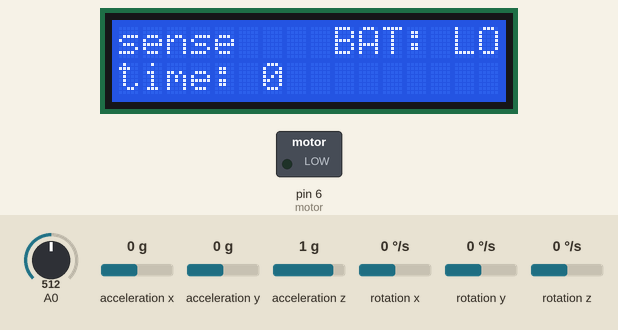
This sketch was run on a simulated Arduino Uno, built with avr-gcc and run on an emulated ATmega328P. Shown: 16×2 character LCD, switched loads named in the sketch (green lamp = pin HIGH). Wiring (inferred from the names in the program): MPU-6050 motion sensor at I2C address 0x68. The inputs (shaded band) are chosen by the test bench; at power-on: A0 = 512, acceleration x 0 g, acceleration y 0 g, acceleration z 1 g, rotation x 0 °/s, rotation y 0 °/s, rotation z 0 °/s. What the sketch prints to the serial monitor is not drawn.

Above: at 20.8 s.
Timing chart, 0 to 22.3 s (numbered marks = the images above):
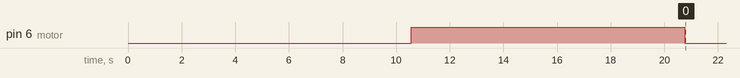

Measured:
- by itself, pin 6 (motor): HIGH → LOW at 20.8 s

The sketch:

MPU.ino
```cpp
#include <Wire.h>           // Communication with MPU6050
#include <LiquidCrystal.h>  // Operation of LCD
const int BTN_PIN = 1;      // For mode button
const int MPU = 0x68;       // MPU6050 I2C address
float AccX, AccY, AccZ;     // Raw accelerometer data
float GyroX, GyroY, GyroZ;  // Raw gyroscope data
float accAngleX, accAngleY; // Calculated accelerometer angles
float gyroAngleX, gyroAngleY, gyroAngleZ;  // Calculated gyroscope angles
float roll, pitch;


unsigned long elapsedTime = 0;
unsigned long currentTime = 0;
unsigned long previousTime = 0;
unsigned long devTime = 0;  // time deviated from baseline

bool mode = true;           // true == sensing mode; false == pause mode
bool bat = true;            // true == battery high; false == battery low, must switch
bool dev = false;           // true == deviating from good posture; false = posture is good
float AccErrorX, AccErrorY, GyroErrorX, GyroErrorY, GyroErrorZ;
int c = 0;


float cal_roll = 0.0;       // calibrated roll value
float cal_pitch = 0.0;      // calibrated pitch value
// gives maximum deviation allowed
float offset_roll = 0.0;
float offset_pitch = 0.0;

// initialize the library by associating any needed LCD interface pin
// with the arduino pin number it is connected to
const int rs = 12, en = 11, d4 = 5, d5 = 4, d6 = 3, d7 = 2;
LiquidCrystal lcd(rs, en, d4, d5, d6, d7);

// output pin for haptic motor
const int motor = 6;


void setup() {
  Serial.begin(19200);
  pinMode(BTN_PIN, INPUT);           // Initialize mode button
  pinMode(motor, OUTPUT);            // Initialize haptic motor
  Wire.begin();                      // Initialize comunication
  Wire.beginTransmission(MPU);       // Start communication with MPU6050 // MPU=0x68
  Wire.write(0x6B);                  // Talk to the register 6B
  Wire.write(0x00);                  // Make reset - place a 0 into the 6B register
  Wire.endTransmission(true);        //end the transmission

  /*
  // Configure Accelerometer Sensitivity - Full Scale Range (default +/- 2g)
  Wire.beginTransmission(MPU);
  Wire.write(0x1C);                  //Talk to the ACCEL_CONFIG register (1C hex)
  Wire.write(0x10);                  //Set the register bits as 00010000 (+/- 8g full scale range)
  Wire.endTransmission(true);
  // Configure Gyro Sensitivity - Full Scale Range (default +/- 250deg/s)
  Wire.beginTransmission(MPU);
  Wire.write(0x1B);                   // Talk to the GYRO_CONFIG register (1B hex)
  Wire.write(0x10);                   // Set the register bits as 00010000 (1000deg/s full scale)
  Wire.endTransmission(true);
  delay(20);
  */


  // Setup function to find IMU error
  // need to only run for one time
  calculate_IMU_error();


  // set up the LCD's number of columns and rows:
  lcd.begin(16, 2);

  // finds calibrated values
  calibrate();
  delay(20);
}


void loop() {

  checkMode();                // updates the current mode of device (pause/sense)
  checkBat();                 // checks the battery status
  LCD();                      // displays updated mode

  if(mode == false){          // if on pause mode, skips to bailout
    goto bailout;
  }

  read_acc();
  compare();                   // checks the position state of the user
  // if true, user is deviating from standard posure and the haptic motor will turn on
  if(dev){
    digitalWrite(motor, HIGH);
    delay(100);
    // updates time deviated from posture
    devTime = devTime + 100;
  }
  // turns off motor after alerting the user
  digitalWrite(motor, LOW);
  //updates LCD
  LCD();

  bailout:
  delay(10);                  // delays 10 ms and goes onto the next loop


}
void calculate_IMU_error() {

  // calculates the accelerometer and gyro data error. IMU should be placed flat
  // Read accelerometer values 200 times
  while (c < 200) {
    Wire.beginTransmission(MPU);
    Wire.write(0x3B);
    Wire.endTransmission(false);
    Wire.requestFrom(MPU, 6, true);
    AccX = (Wire.read() << 8 | Wire.read()) / 8192.0 ;
    AccY = (Wire.read() << 8 | Wire.read()) / 8192.0 ;
    AccZ = (Wire.read() << 8 | Wire.read()) / 8192.0 ;

    // Sum all readings
    // accAngleX and accAngleY should be 0, any deviations calculated is considered aas error
    AccErrorX = AccErrorX + ((atan((AccY) / sqrt(pow((AccX), 2) + pow((AccZ), 2))) * 180 / PI));
    AccErrorY = AccErrorY + ((atan(-1 * (AccX) / sqrt(pow((AccY), 2) + pow((AccZ), 2))) * 180 / PI));
    c++;
  }
  //Divide the sum by 200 to get the error value
  AccErrorX = AccErrorX / 200;
  AccErrorY = AccErrorY / 200;
  c = 0;
  // Read gyro values 200 times
  while (c < 200) {
    Wire.beginTransmission(MPU);
    Wire.write(0x43);
    Wire.endTransmission(false);
    Wire.requestFrom(MPU, 6, true);
    GyroX = Wire.read() << 8 | Wire.read();
    GyroY = Wire.read() << 8 | Wire.read();
    GyroZ = Wire.read() << 8 | Wire.read();

    // Sum all readings
    // All gyro readings should be 0 as well
    GyroErrorX = GyroErrorX + (GyroX / 131.0);
    GyroErrorY = GyroErrorY + (GyroY / 131.0);
    GyroErrorZ = GyroErrorZ + (GyroZ / 131.0);
    c++;
  }
  //Divide the sum by 200 to get the error value
  GyroErrorX = GyroErrorX / 200;
  GyroErrorY = GyroErrorY / 200;
  GyroErrorZ = GyroErrorZ / 200;


  // Print the error values on the Serial Monitor
  Serial.print("AccErrorX: ");
  Serial.println(AccErrorX);
  Serial.print("AccErrorY: ");
  Serial.println(AccErrorY);
  Serial.print("GyroErrorX: ");
  Serial.println(GyroErrorX);
  Serial.print("GyroErrorY: ");
  Serial.println(GyroErrorY);
  Serial.print("GyroErrorZ: ");
  Serial.println(GyroErrorZ);
}
void read_acc(){
  // === Read acceleromter data === //
  Wire.beginTransmission(MPU);                  // connects to MPU
  Wire.write(0x3B);                             // Start with register 0x3B (ACCEL_XOUT_H)
  Wire.endTransmission(false);                  // continues wire transmission
  Wire.requestFrom(MPU, 6, true);               // Read 6 registers total, each axis value is stored in 2 registers
  //+-2g requires division by 8192 according to the data sheet
  AccX = (Wire.read() << 8 | Wire.read()) / 8192.0; // X-axis value
  AccY = (Wire.read() << 8 | Wire.read()) / 8192.0; // Y-axis value
  AccZ = (Wire.read() << 8 | Wire.read()) / 8192.0; // Z-axis value
  // Calculating Roll and Pitch from the accelerometer data
  accAngleX = (atan(AccY / sqrt(pow(AccX, 2) + pow(AccZ, 2))) * 180 / PI) - 0.58;      // AccErrorX ~(0.58) See the calculate_IMU_error()custom function for more details
  accAngleY = (atan(-1 * AccX / sqrt(pow(AccY, 2) + pow(AccZ, 2))) * 180 / PI) + 1.58; // AccErrorY ~(-1.58)
  // === Read gyroscope data === //
  previousTime = currentTime;                        // Previous time is stored before the actual time read
  currentTime = millis();                            // Current time actual time read
  elapsedTime = (currentTime - previousTime) / 1000; // Divide by 1000 to get seconds
  Wire.beginTransmission(MPU);                  // connects to MPU
  Wire.write(0x43);                             // Gyro data first register address 0x43
  Wire.endTransmission(false);                  // continues wire transmission
  Wire.requestFrom(MPU, 6, true);               // Read 6 registers total, each axis value is stored in 2 registers
  GyroX = (Wire.read() << 8 | Wire.read()) / 131.0; // For a 250deg/s range divide first the raw value by 131.0, according to the datasheet
  GyroY = (Wire.read() << 8 | Wire.read()) / 131.0;
  GyroZ = (Wire.read() << 8 | Wire.read()) / 131.0;
  // Correct the outputs with the calculated error values
  GyroX = GyroX + 0.56; // GyroErrorX ~(-0.56)
  GyroY = GyroY - 2; // GyroErrorY ~(2)
  GyroZ = GyroZ + 0.79; // GyroErrorZ ~ (-0.8)

  // current units are in deg/s. Multiply by seconds to get degrees
  gyroAngleX = gyroAngleX + GyroX * elapsedTime; // deg/s * s = deg
  gyroAngleY = gyroAngleY + GyroY * elapsedTime;

  // Complementary filter - combine acceleromter and gyro angle values
  // Gyroscope is more accurate but tend to deviate over time, accelerometer makes sures time error takes longer to build up
  gyroAngleX = 0.96 * gyroAngleX + 0.04 * accAngleX;
  gyroAngleY = 0.96 * gyroAngleY + 0.04 * accAngleY;

  // Updates roll and pitch values
  roll = gyroAngleX;
  pitch = gyroAngleY;


}

// returns the sum of values in an array
float sum(float arr[], int size_of_array) {
  float sum = 0;
  for (int i=0; i < size_of_array; i++) {
      sum = sum + arr[i];
  }

  return sum;
}

// returns the standard deviation of an array
float stan_dev(float arr[], float mean_arr,int size_of_array) {
  float std1 = 0.0;       // the standard deviation
  float sub = 0.0;        // temporary value to hold the difference between each iteration and the mean

  float sq_sub = 0.0;     // holds the square of the difference
  float sum_num=0.0;      // holds the sum of the square differences
  float alm_std = 0.0;

  for (int i=0; i < size_of_array; i++) {
      sub = arr[i] - mean_arr;
      sq_sub = sq(sub);
      sum_num += sq_sub;
  }

  // applying standard deviation formula
  alm_std = sum_num / size_of_array;
  std1 = sqrt(alm_std);

  return std1;

}

void calibrate() {
  int cal_count = 100; // Number of samples to take

  // Create 3 lists to store readings
  float roll_arr[cal_count];
  float pitch_arr[cal_count];

  // delays 10 seconds before taking readings
  delay(10000);

  // turns motor on to alert user calibration is occuring
  digitalWrite(motor, HIGH);

  // Get readings from MPU6050
  for (int i = 0; i < cal_count-1; i++) {

    // updates roll and pitch values
    read_acc();


    // adds roll and pitch values into the array
    roll_arr[i] = roll;
    pitch_arr[i] = pitch;


    delay(100);
  }

  // sums the arrays
  float sum_roll =  sum(roll_arr, cal_count);
  float sum_pitch = sum(pitch_arr, cal_count);


  // Take the average of all values after 5 seconds and Standard deviation
  cal_roll = sum_roll / cal_count;
  cal_pitch = sum_pitch / cal_count;

  // flat is the predetermined flat offset from mean of calibrated values
  float flat = 0.1;

  // offset includes the standard deviation of the calibrated values
  offset_roll  = stan_dev(roll_arr, cal_roll, cal_count) + flat;
  offset_pitch = stan_dev(pitch_arr, cal_pitch, cal_count) + flat;

  // Store averages and std's and return them
  return cal_roll, cal_pitch, offset_roll, offset_pitch;

  // turns motor off to indicate callibration has ended
  digitalWrite(motor, LOW);
}


void compare(){
  // if distance between calibrated and current position values is greater than offset for either roll or pitch
  // sets dev to true
  if(abs(roll-cal_roll) >= offset_roll){
    dev = true;
  }
  else{
    dev = false;
  }
   if(abs(pitch-cal_pitch) >= offset_pitch){
    dev = true;
  }
  else{
    dev = false;
  }
}


void LCD(){

  //setCursor(column, row) indexed starting at 0

  lcd.setCursor(0, 0);    // sets cursor to first pixel of first line
  if(mode){               // prints sense if mode is true
    lcd.print("sense");
  }
  else{                   // prints pause if mode is false
    lcd.print("pause");
  }
  lcd.setCursor(9,0);    // sets cursor to 10th pixel of the first line
  if(bat){                // prints "BAT: HI" if bat is true
    lcd.print("BAT: HI");
  }
  else{                   // prints "BAT: LO" if bat is false
    lcd.print("BAT: LO");
  }
  lcd.setCursor(0,1);     // sets cursor to the first pixel of the second line
  // Prints time deviated from baseline posture
  lcd.print("time: ");
  lcd.print(devTime);
}


void checkBat(){
  // reads input voltage levels
  int sensorValue = analogRead(A0);

  // applies formula to find voltage
  float voltage = sensorValue * (9.0/1023.0);

  // if the voltage is below 7.4 volts, returns false, else returns true
  if (voltage <=7.4){
    bat = false;
  }
  else{
    bat = true;
  }
}

void checkMode(){
  //reads the input state on the mode button
  uint8_t state = digitalRead(BTN_PIN);
  if(state = HIGH){     //HIGH == sense
    mode = true;
  }
  else{
    mode = false;      //LOW == pause
  }
}
```
